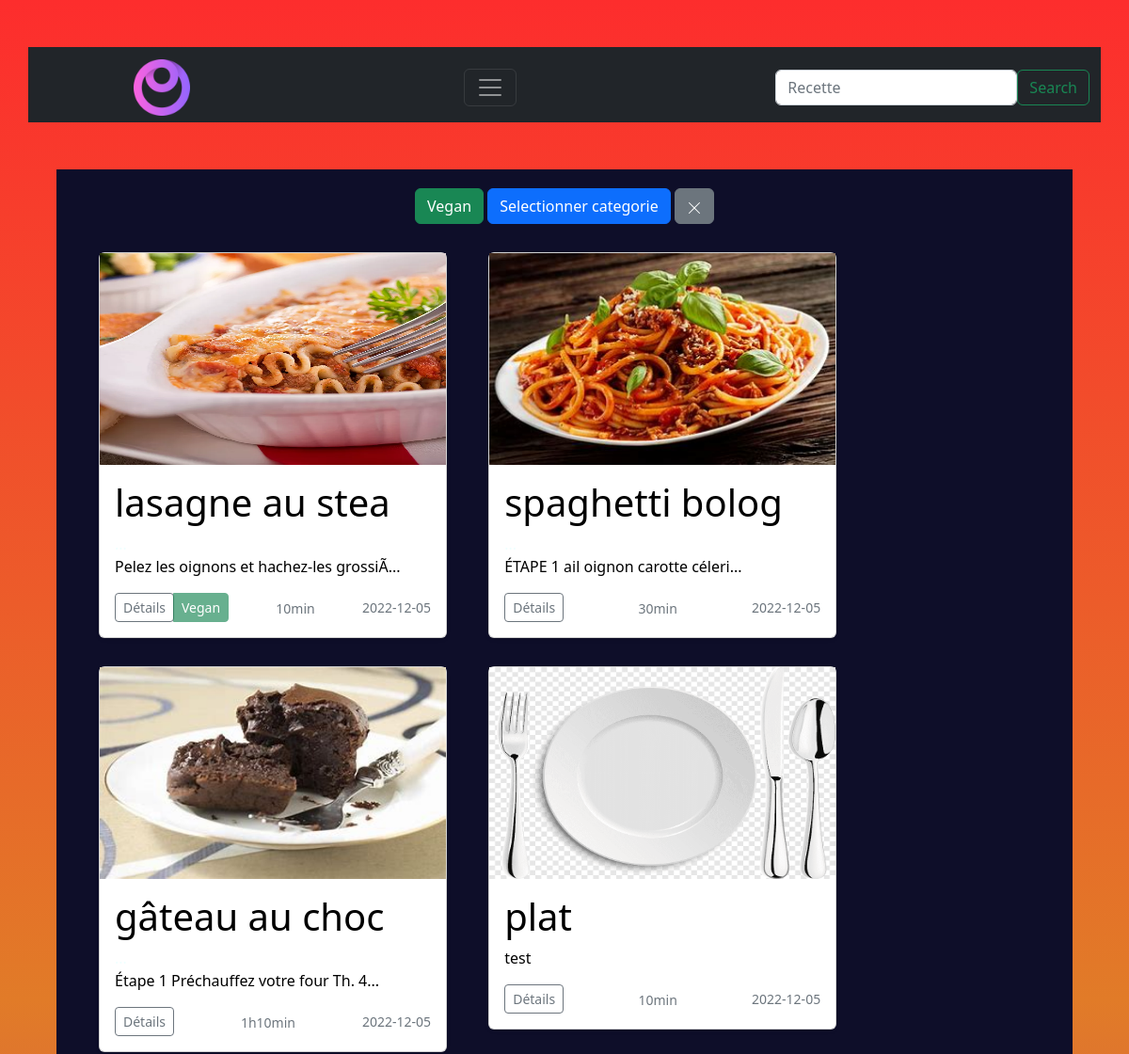
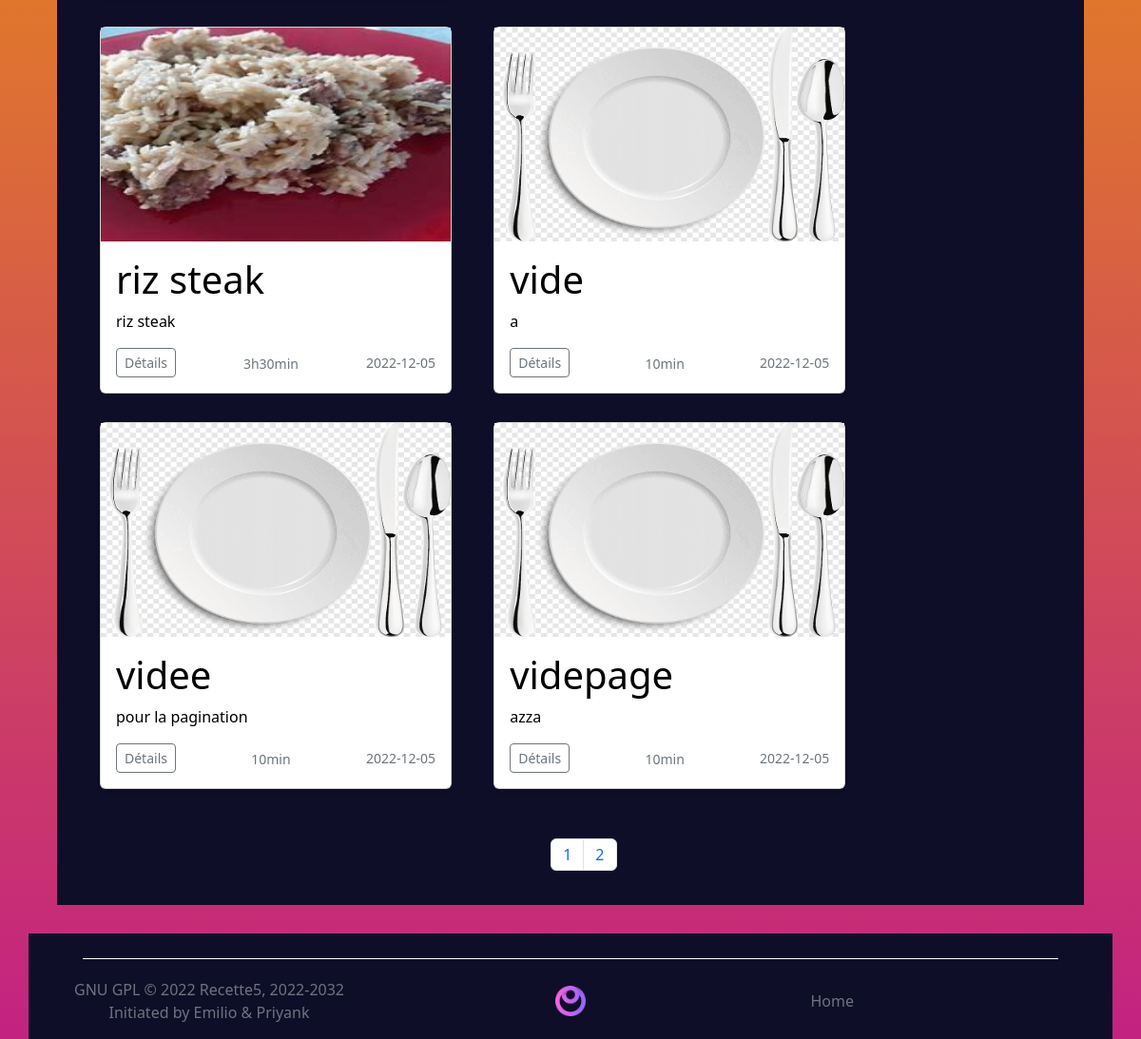
Page /index.php?module=recherche&action=toute&page=1 (signed in) on the committed database (2 pictures, top to bottom).
### tables this page shows
CREATE TABLE `photo` (
  `idPhoto` bigint(20) UNSIGNED NOT NULL,
  `photo` varchar(50) DEFAULT NULL,
  `idRecette` bigint(20) UNSIGNED DEFAULT NULL
);

CREATE TABLE `Recette` (
  `idRecette` bigint(20) UNSIGNED NOT NULL,
  `titre` varchar(50) DEFAULT NULL,
  `tpsPreparration` int(11) DEFAULT NULL,
  `datePublication` date DEFAULT NULL,
  `description` varchar(1000) DEFAULT NULL,
  `noteAnnexe` varchar(50) DEFAULT NULL,
  `vegan` tinyint(1) DEFAULT NULL,
  `idUtilisateur` bigint(20) UNSIGNED DEFAULT NULL
);

### module/mod_recherche/mod_recherche.php (called while the page is built, shortened)
<?php
    class ModRecherche{
        public   function __construct() {
            $this->con=new ContRecherche;
            $this->con->exec();
        }
    }
?>

### index.php (called while the page is built, shortened)
<?php
require_once('module/mod_recherche/mod_recherche.php');
$module = isset($_GET['module']) ? $_GET['module'] : 'rien' ;
switch ($module) {
      case "recherche":
        new ModRecherche();
        break;
}
include_once('template.php');
?>

### module/mod_recherche/modele_recherche.php (called while the page is built, shortened)
<?php
    class ModeleRecherche extends Connexion{
        private $nbRecette;
        public function __construct() {
            $this->nbRecette = 8;
        }
        public function touteRecette($nbR){
            $bdd=parent::$bdd;
            $sthh = $bdd->prepare("SELECT * from Recette natural join photo LIMIT :debut, $this->nbRecette") ;
            $sthh->bindParam(':debut', $nbR, PDO::PARAM_INT);
            $sthh->execute();
            $rows= $sthh->fetchAll();
            return $rows;
        }
        public function nbPage(){
            $bdd=parent::$bdd;
            $sth = $bdd->prepare('SELECT count(*) from Recette');
            $sth->execute();
            $row = $sth->fetch();
            return ceil($row['count(*)']/$this->nbRecette);
        }
    }
?>

### module/mod_recherche/vue_recherche.php (the view, shortened to what this page needs)
<?php
class VueRecherche extends VueGenerique{
    public function afficherRecette($tabR){
      echo'<div width=100% align="center">
      <a href="index.php?module=recherche&action=toute&vegan=1&page=1">
      <button class="btn btn-success" type="button" >Vegan</button></a>
      <button class="btn btn-primary" type="button" data-bs-toggle="offcanvas" data-bs-target="#offcanvasTop" aria-controls="offcanvasTop">Selectionner categorie</button>
      <a href="index.php?module=recherche&action=toute&page=1">
      <button class="btn btn-secondary" type="button" ><svg xmlns="http://www.w3.org/2000/svg" width="16" height="16" fill="currentColor" class="bi bi-x-lg" viewBox="0 0 16 16">
      <path d="M2.146 2.854a.5.5 0 1 1 .708-.708L8 7.293l5.146-5.147a.5.5 0 0 1 .708.708L8.707 8l5.147 5.146a.5.5 0 0 1-.708.708L8 8.707l-5.146 5.147a.5.5 0 0 1-.708-.708L7.293 8 2.146 2.854Z"/>
    </svg></button></a>
      </div>
      <div class="offcanvas offcanvas-top" tabindex="-1" id="offcanvasTop" aria-labelledby="offcanvasTopLabel">
        <div class="offcanvas-header">
          <button type="button" class="btn-close" data-bs-dismiss="offcanvas" aria-label="Close"></button>
        </div>
        <div class="offcanvas-body" id="selectionnerCategories" style="color:black;">
        </div>
      </div>';
        if($tabR == NULL){
            echo '<div align="center"><p class="text-muted">Aucune recette</p></div> ';
        }else{
            foreach($tabR as $value){
              if($value['photo'] != NULL){
                $photo= $value['photo'];
             }
             else{
                $photo = 'plat.png';
             }
                echo '
              <div class="col" >
               <div class="card shadow-sm">
                  <img src="image/image_recette/'.$photo.'"  width="100%" height="225">
                 <div class="card-body">
                 <h1 class="card-text">'.substr($value['titre'],0,15).'</h1>';
                 echo '<p class="card-text">'.substr($value['description'],0,39);
                   if(strlen($value['description']) > 39)
                    echo '...';
                   echo '</p>
                   <div class="d-flex justify-content-between align-items-center">
                     <div class="btn-group">
                      <a href="index.php?module=recette&action=afficherMaRecette&idRecette='.htmlspecialchars($value['idRecette']).'"><button type="button" class="btn btn-sm btn-outline-secondary">Détails</button></a>';
                      if($value['vegan'] == 1){
                        echo '<button type="button" class="btn btn-sm btn-success" disabled>Vegan</button>';
                     }
                       echo '</div>
                     <div class="text-group">
                      <small class="text-muted">';
                      if(floor((htmlspecialchars($value['tpsPreparration'])/60)) != 0)
                        echo floor((htmlspecialchars($value['tpsPreparration'])/60)).'h';
                      echo (htmlspecialchars($value['tpsPreparration'])%60).'min</small>
                     </div>
                     <small class="text-muted">'.htmlspecialchars($value['datePublication']).'</small>
                   </div>
                 </div>
               </div>
             </div>
             ';
            }
        }
    }
    public function nbPage($nbPage, $url){
    echo '<nav aria-label="Page navigation example">
             <ul class="pagination" id="page">';
             for($n=0 ;$n<$nbPage ; $n++){
              echo '<li class="page-item"><a class="page-link" href="'.$url.'&page='.($n+1).'">'.($n+1).'</a></li>';
             }
            echo '</ul></nav>';
            }
}
?>

### css.css (style rules this page uses)
.card-body p { color :black; }
.card-body h1 { color :black; }
.col { width: 400px; display: inline-block ; padding-top: 30px; margin-left: 10px; }
#page { width: 100%; margin-top: 5%; padding-left : 48%; }

### rows in the picture
photo: photo (picture), idRecette.titre "lasagne au stea", idRecette.description "Pelez les oignons et hachez-les grossiÃ", shows "Vegan", htmlspecialchars($value['tpsPreparration'])%60 "10", idRecette.datePublication "2022-12-05"
photo: photo (picture), idRecette.titre "spaghetti bolog", idRecette.description "ÉTAPE 1 ail oignon carotte céleri", htmlspecialchars($value['tpsPreparration'])%60 "30", idRecette.datePublication "2022-12-05"
photo: photo (picture), idRecette.titre "gâteau au choc", idRecette.description "Étape 1 Préchauffez votre four Th. 4", floor((htmlspecialchars($value['tpsPreparration'])/60)) "1", htmlspecialchars($value['tpsPreparration'])%60 "10", idRecette.datePublication "2022-12-05"
photo: idRecette.titre "plat", idRecette.description "test", htmlspecialchars($value['tpsPreparration'])%60 "10", idRecette.datePublication "2022-12-05"
photo: photo (picture), idRecette.titre "riz steak", idRecette.description "riz steak", floor((htmlspecialchars($value['tpsPreparration'])/60)) "3", htmlspecialchars($value['tpsPreparration'])%60 "30", idRecette.datePublication "2022-12-05"
photo: idRecette.titre "vide", idRecette.description "a", htmlspecialchars($value['tpsPreparration'])%60 "10", idRecette.datePublication "2022-12-05"
photo: idRecette.titre "videe", idRecette.description "pour la pagination", htmlspecialchars($value['tpsPreparration'])%60 "10", idRecette.datePublication "2022-12-05"
photo: idRecette.titre "videpage", idRecette.description "azza", htmlspecialchars($value['tpsPreparration'])%60 "10", idRecette.datePublication "2022-12-05"
